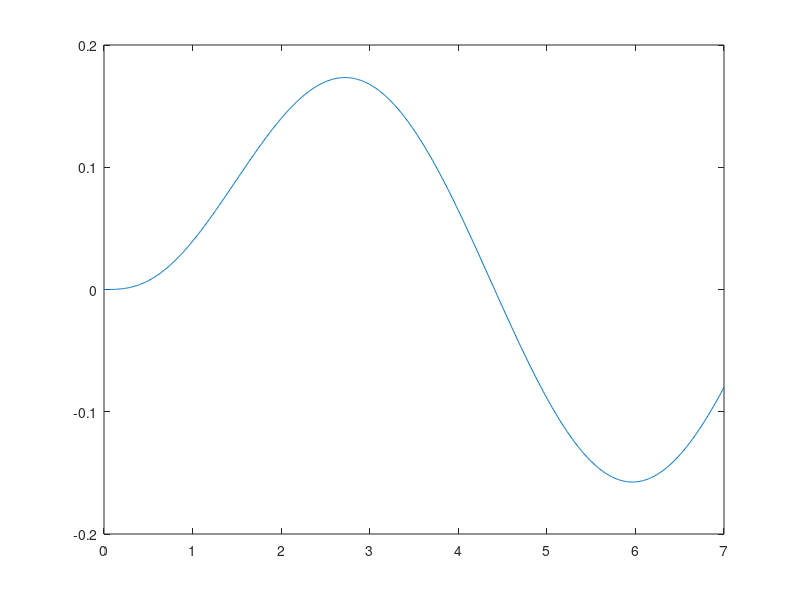

Recreate this plot in MATLAB. (Note: this script raises an error after producing the figure.)
%%
clear all;
close all;
%% Order and simulation time definition
n=2;
interval = 0.01;
t_space=[0:interval:7];
%% Reference Definition
% r = 2;
r=sin(t_space)
u_1=1*ones(1,length(t_space));
% r=r*ones(1,length(t_space));
u_r = r;
%% Model Definition
numerator = 1;
denominator = [2,6,4];
W_model = tf(numerator,denominator);
% load Improved.mat
% W_model = Hc;
Wm = lsim(W_model,u_1,t_space);
ym= lsim(W_model,u_r,t_space);
plot(t_space,ym)
%% Plant Definition for simulation purposes
kM=235.68;
k0=0.2347;
kmu=1/36;
Tm=0.564;
a=-k0*kmu*kM;
numerator = a;
denominator = [Tm,1,0];
Gpknown= tf(numerator,denominator);
%% Sgn(kp/km) calculation
kp = calculate_k(Gpknown);
km = calculate_k(W_model);
sign1=sign(kp);
sign2=sign(km);
sgn=sign1/sign2;
%% Initialization of loop variables
up=zeros;
y=zeros(length(t_space),2);
yp=zeros;

lamda0=2;
F=-lamda0;
g=1;

w=zeros(4,length(t_space));

y=zeros(length(t_space),2);

w1w2=zeros(length(t_space),2);
%% Theta Calculation 
syms s;
[theta1star,theta2star, theta3star] = mapping(W_model,Gpknown,n,s+lamda0,km,kp); 
c0star = km/kp;
theta = [theta1star,theta2star,theta3star,c0star];
%% Control Law Initial Conditions
w = [0 0 0 r(1)]';
%% MRAC process
for i=1:(length(t_space)-1)
    t = t_space(i):interval:t_space(i+1);
    %controller calculation
    up(i)= theta*w(:,i);
    
    %ouput calculation
    temp1 = update_yp(up(i),t,y(i,:),Tm,a);
    temp2 = temp1.y';
    y(i+1,:) = temp2(end,:);
    yp(i+1)= y(i+1,1);
    
    e1(i+1)= yp(i+1)-ym(i+1);
    
    temp1= findw1w2(F,g,w1w2(i,:),up(i),yp(i+1),t);
    w1w2(i+1,:)= [temp1(1).y(end) temp1(2).y(end)];
    w(:,i+1)= [w1w2(i+1,:)' ; yp(i) ; r(i+1)];
end

%% Display response data, generate figures
datam = stepinfo(ym,t_space);
datap = stepinfo(yp,t_space);
% 
save workspace.mat
figures()

